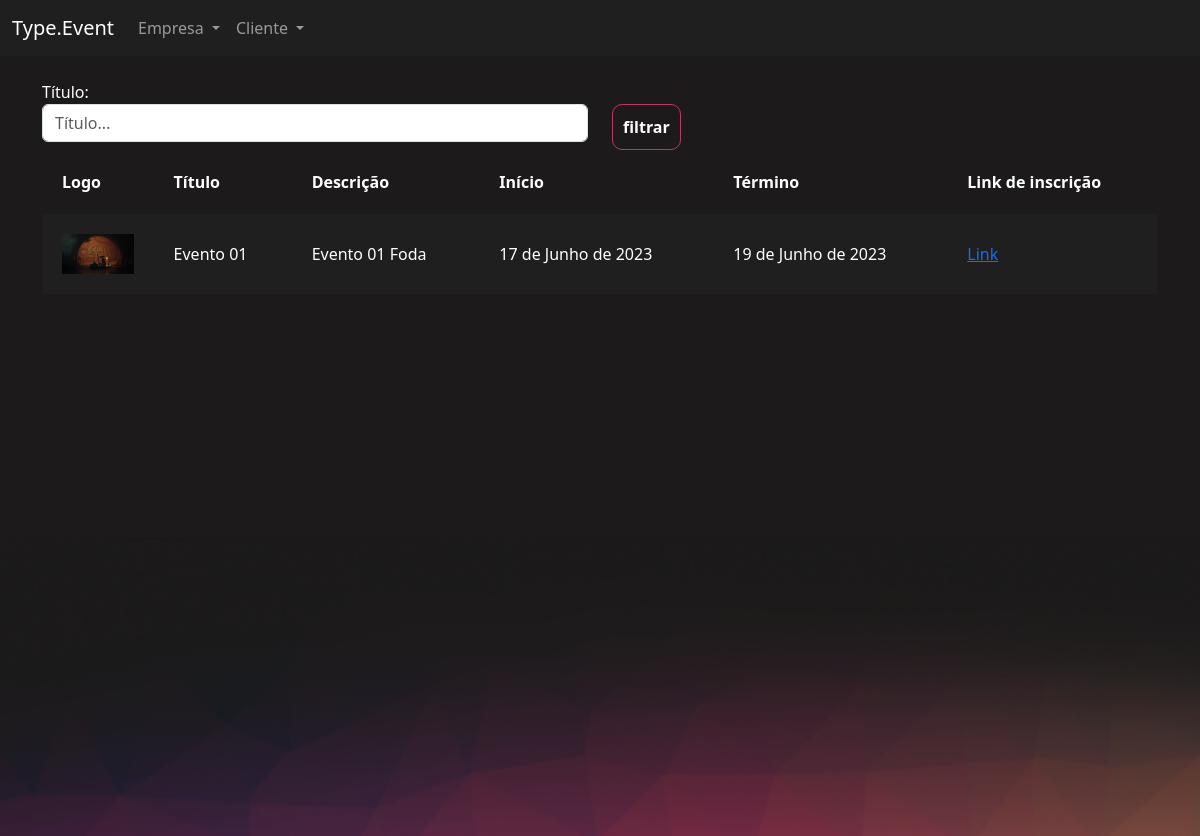
/eventos/gerenciar_evento/ (signed in), run on the app's committed database.
### eventos/models.py (models this page shows, shortened)
class Evento(models.Model):
    criador = models.ForeignKey(User, on_delete=models.DO_NOTHING, null=True, blank=True)
    nome = models.CharField(max_length=200)
    descricao = models.TextField()
    data_inicio = models.DateField()
    data_termino = models.DateField()
    carga_horaria = models.IntegerField()
    logo = models.FileField(upload_to="logos")
    cor_principal = models.CharField(max_length=7)
    cor_secundaria = models.CharField(max_length=7)
    cor_fundo = models.CharField(max_length=7)
    participantes = models.ManyToManyField(User, related_name="evento_participante", blank=True)

### eventos/views.py (the view)
# urls.py: path('gerenciar_evento/', views.gerenciar_evento, name="gerenciar_evento"),
@login_required(login_url='/usuarios/login/')
def gerenciar_evento(request):
    if request.method == "GET":
        nome = request.GET.get('nome')
        eventos = Evento.objects.filter(criador=request.user)
        if nome:
            eventos = eventos.filter(nome__contains=nome)
        else:
            nome = ''
        return render(request, 'gerenciar_evento.html', {'eventos': eventos, 'nome':nome})

### eventos/templates/gerenciar_evento.html (shortened to what this page needs)
{% extends "bases/base_evento.html" %}
{% load static %}
{% block 'importacoes' %}
    <link href="{% static 'evento/css/gerenciar_evento.css' %}" rel="stylesheet">
{% endblock %}
{% block 'conteudo' %}
    <div class="container">
        <br>
        <div class="row">
            <div class="col-md">
                <form action="{% url 'gerenciar_evento' %}" method="GET">
                <label>Título:</label>
                <input type="text" placeholder="Título..." class="form-control" name="nome" value="{{nome}}">
            </div>
            <div class="col-md">
                <br>
                <input type="submit" class="btn-principal" value="filtrar">
            </div>
        </div>
        <table>
            <tr>
                <th>Logo</th>
                <th>Título</th>
                <th>Descrição</th>
                <th>Início</th>
                <th>Término</th>
                <th>Link de inscrição</th>
            </tr>
            {% for evento in eventos %}
            <tr class="{% cycle 'linha' 'linha2' %}">
                <td width="10%"><a href="#"><img width="100%" src="/media/{{evento.logo}}"></a></td>
                <td>{{evento.nome}}</td>
                <td>{{evento.descricao}}</td>
                <td>{{evento.data_inicio}}</td>
                <td>{{evento.data_termino}}</td>
                <td><a href="{% url 'inscrever_evento' evento.id %}">Link</a></td>
            </tr>
            {% endfor %}
        </table>
    </div>
{% endblock %}

### templates/static/geral/css/base.css (style rules this page uses)
body { color: white !important; }
:root { --main-color: #201F1F; --dark-color: #1C1A1A; --contrast-color: #BE375F; --differential-color: #ED8554; }

### templates/static/evento/css/gerenciar_evento.css (style rules this page uses)
table { width: 100%; padding: 20px; }
.linha { height: 40px; background-color: var(--main-color); padding: 20px; }
td, th { padding: 20px; }

### templates/static/evento/css/evento.css (style rules this page uses)
body { background-color: #1C1A1A; }

### templates/static/usuarios/css/usuarios.css (style rules this page uses)
.btn-principal { background-color: transparent; border: 1px solid var(--contrast-color); color: white; padding: 10px; border-radius: 10px; font-weight: bold; }

### data on the page
Evento: logo (picture), nome "Evento 01", descricao "Evento 01 Foda", data_inicio "17 de Junho de 2023", data_termino "19 de Junho de 2023"
